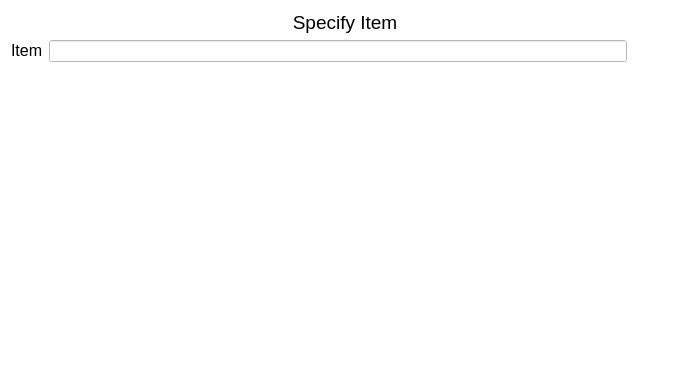
<?xml version="1.0" encoding="UTF-8"?>
<ui version="4.0">
 <class>Withdraw</class>
 <widget class="QDialog" name="Withdraw">
  <property name="geometry">
   <rect>
    <x>0</x>
    <y>0</y>
    <width>690</width>
    <height>386</height>
   </rect>
  </property>
  <property name="windowTitle">
   <string>Dialog</string>
  </property>
  <property name="styleSheet">
   <string notr="true">background-color:white;</string>
  </property>
  <layout class="QVBoxLayout" name="verticalLayout">
   <item>
    <widget class="QLabel" name="label">
     <property name="text">
      <string>&lt;!DOCTYPE HTML PUBLIC &quot;-//W3C//DTD HTML 4.0//EN&quot; &quot;http://www.w3.org/TR/REC-html40/strict.dtd&quot;&gt;
&lt;html&gt;&lt;head&gt;&lt;meta name=&quot;qrichtext&quot; content=&quot;1&quot; /&gt;&lt;meta charset=&quot;utf-8&quot; /&gt;&lt;style type=&quot;text/css&quot;&gt;
p, li { white-space: pre-wrap; }
hr { height: 1px; border-width: 0; }
li.unchecked::marker { content: &quot;\2610&quot;; }
li.checked::marker { content: &quot;\2612&quot;; }
&lt;/style&gt;&lt;/head&gt;&lt;body style=&quot; font-family:'Segoe UI'; font-size:9pt; font-weight:400; font-style:normal;&quot;&gt;
&lt;p align=&quot;center&quot; style=&quot; margin-top:12px; margin-bottom:12px; margin-left:0px; margin-right:0px; -qt-block-indent:0; text-indent:0px;&quot;&gt;&lt;span style=&quot; font-size:14pt;&quot;&gt;Specify Item&lt;/span&gt;&lt;/p&gt;&lt;/body&gt;&lt;/html&gt;</string>
     </property>
    </widget>
   </item>
   <item>
    <layout class="QGridLayout" name="gridLayout">
     <item row="0" column="0">
      <widget class="QLabel" name="label_2">
       <property name="text">
        <string>&lt;html&gt;&lt;head/&gt;&lt;body&gt;&lt;p&gt;&lt;span style=&quot; font-size:12pt;&quot;&gt;Item&lt;/span&gt;&lt;/p&gt;&lt;/body&gt;&lt;/html&gt;</string>
       </property>
      </widget>
     </item>
     <item row="0" column="1">
      <widget class="QLineEdit" name="lineEdit"/>
     </item>
     <item row="0" column="2">
      <layout class="QHBoxLayout" name="horizontalLayout">
       <item>
        <widget class="QLabel" name="label_4">
         <property name="text">
          <string/>
         </property>
         <property name="pixmap">
          <pixmap>../build-clientside_ui_file-Desktop_Qt_6_5_0_MinGW_64_bit-Debug/delete.png</pixmap>
         </property>
        </widget>
       </item>
       <item>
        <widget class="QLabel" name="label_3">
         <property name="text">
          <string/>
         </property>
         <property name="pixmap">
          <pixmap>../build-clientside_ui_file-Desktop_Qt_6_5_0_MinGW_64_bit-Debug/search.png</pixmap>
         </property>
        </widget>
       </item>
       <item>
        <widget class="QLabel" name="label_5">
         <property name="text">
          <string/>
         </property>
         <property name="pixmap">
          <pixmap>../build-clientside_ui_file-Desktop_Qt_6_5_0_MinGW_64_bit-Debug/power_search.png</pixmap>
         </property>
        </widget>
       </item>
       <item>
        <widget class="QLabel" name="label_6">
         <property name="text">
          <string/>
         </property>
         <property name="pixmap">
          <pixmap>../build-clientside_ui_file-Desktop_Qt_6_5_0_MinGW_64_bit-Debug/exit.png</pixmap>
         </property>
        </widget>
       </item>
      </layout>
     </item>
    </layout>
   </item>
   <item>
    <spacer name="verticalSpacer">
     <property name="orientation">
      <enum>Qt::Vertical</enum>
     </property>
     <property name="sizeHint" stdset="0">
      <size>
       <width>20</width>
       <height>40</height>
      </size>
     </property>
    </spacer>
   </item>
  </layout>
 </widget>
 <resources/>
 <connections/>
</ui>
